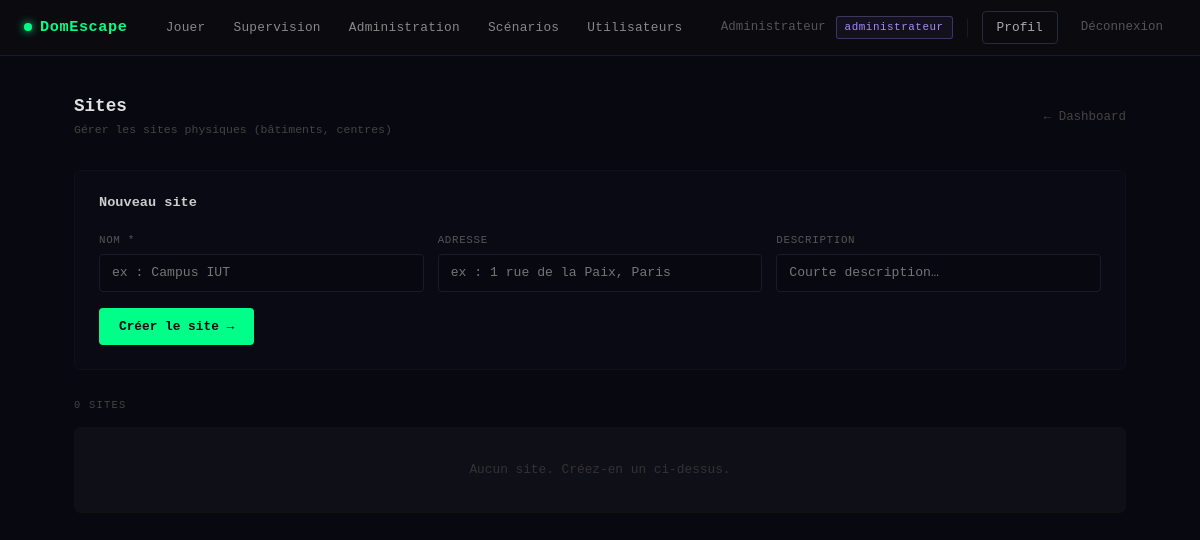
Page /admin/sites.php (signed in) on the earlier database version.
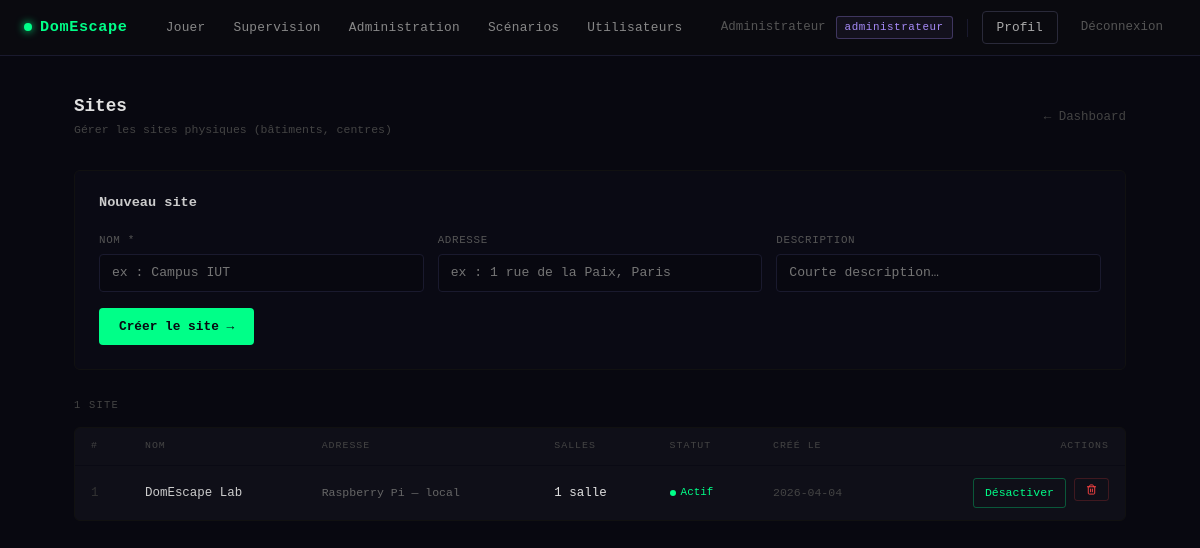
Same page on the later database version.
### tables this page shows
CREATE TABLE site (
    id_site     INT AUTO_INCREMENT PRIMARY KEY,
    nom_site    VARCHAR(100) NOT NULL,
    description TEXT,
    adresse     VARCHAR(255),
    actif       BOOLEAN      DEFAULT TRUE,
    cree_le     DATETIME     DEFAULT CURRENT_TIMESTAMP
);

### admin/sites.php (the view, shortened to what this page needs)
<?php
$pdo     = getDB();
$sites = $pdo->query("
    SELECT s.*, COUNT(sa.id_salle) AS nb_salles
    FROM site s
    LEFT JOIN salle sa ON sa.id_site = s.id_site
    GROUP BY s.id_site
    ORDER BY s.cree_le DESC
")->fetchAll();
?>
<!DOCTYPE html>
<html lang="fr">
<head>
    <link href="/domescape/assets/vendor/bootstrap.min.css" rel="stylesheet">
</head>
<body>
<?php require_once __DIR__ . '/../partials/nav.php'; ?>
<div class="admin-wrap">
    <div class="admin-header">
        <div>
            <h1>Sites</h1>
            <p>Gérer les sites physiques (bâtiments, centres)</p>
        </div>
        <a href="/domescape/admin/dashboard.php" style="font-size:.78rem; color:#444; text-decoration:none;">← Dashboard</a>
    </div>
    <div class="create-panel">
        <h2>Nouveau site</h2>
        <form method="POST">
            <div class="form-row">
                <div class="form-group">
                    <label>Nom *</label>
                    <input type="text" name="nom_site" placeholder="ex : Campus IUT" maxlength="100" required>
                </div>
                <div class="form-group">
                    <label>Adresse</label>
                    <input type="text" name="adresse" placeholder="ex : 1 rue de la Paix, Paris" maxlength="255">
                </div>
                <div class="form-group">
                    <label>Description</label>
                    <input type="text" name="description" placeholder="Courte description…" maxlength="500">
                </div>
            </div>
            <button type="submit" class="btn-create">Créer le site →</button>
        </form>
    </div>
    <div class="section-label"><?= count($sites) ?> site<?= count($sites) != 1 ? 's' : '' ?></div>
    <div class="panel">
        <?php if (empty($sites)): ?>
            <div style="padding:32px; text-align:center; color:#333; font-size:.8rem;">Aucun site. Créez-en un ci-dessus.</div>
        <?php else: ?>
        <div style="overflow-x:auto;">
        <table>
            <thead>
                <tr>
                    <th>#</th>
                    <th>Nom</th>
                    <th>Adresse</th>
                    <th>Salles</th>
                    <th>Statut</th>
                    <th>Créé le</th>
                    <th style="text-align:right;">Actions</th>
                </tr>
            </thead>
            <tbody>
            <?php foreach ($sites as $s): ?>
                <tr>
                    <td style="color:#333;"><?= (int)$s['id_site'] ?></td>
                    <td style="color:#ccc; font-weight:500;"><?= htmlspecialchars($s['nom_site'], ENT_QUOTES, 'UTF-8') ?></td>
                    <td style="color:#666; font-size:.72rem;"><?= $s['adresse'] ? htmlspecialchars($s['adresse'], ENT_QUOTES, 'UTF-8') : '<span style="color:#333;">—</span>' ?></td>
                    <td style="color:<?= $s['nb_salles'] > 0 ? '#e0e0e0' : '#444' ?>;">
                        <a href="/domescape/admin/salles.php?id_site=<?= (int)$s['id_site'] ?>" style="color:inherit; text-decoration:none;">
                            <?= (int)$s['nb_salles'] ?> salle<?= $s['nb_salles'] != 1 ? 's' : '' ?>
                        </a>
                    </td>
                    <td>
                        <?php if ($s['actif']): ?>
                            <span class="active-badge"><span class="dot" style="background:#00ff88;"></span><span style="color:#00ff88;">Actif</span></span>
                        <?php else: ?>
                            <span class="active-badge"><span class="dot" style="background:#555;"></span><span style="color:#555;">Inactif</span></span>
                        <?php endif; ?>
                    </td>
                    <td style="color:#444; font-size:.72rem;"><?= htmlspecialchars(substr($s['cree_le'], 0, 10), ENT_QUOTES, 'UTF-8') ?></td>
                    <td>
                        <div style="display:flex; gap:8px; justify-content:flex-end;">
                            <form method="POST" style="display:inline;">
                                <button type="submit" class="btn-action <?= $s['actif'] ? 'btn-toggle-on' : 'btn-toggle-off' ?>">
                                    <?= $s['actif'] ? 'Désactiver' : 'Activer' ?>
                                </button>
                            </form>
                            <form method="POST" style="display:inline;" onsubmit="return confirm('Supprimer ce site ?');">
                                <button type="submit" class="btn-action btn-delete">
                                    <i data-lucide="trash-2" style="width:11px;height:11px;"></i>
                                </button>
                            </form>
                        </div>
                    </td>
                </tr>
            <?php endforeach; ?>
            </tbody>
        </table>
        </div>
        <?php endif; ?>
    </div>
</div>
</body>
</html>

Differences in the rows shown:
added site: id_site "1", nom_site "DomEscape Lab", adresse "Raspberry Pi — local", nb_salles "1", actif 1 (drawn), cree_le "2026-04-04"
Other differences:
count($sites): "0" → "1"
text no longer shown: "S Aucun site. Créez-en un ci-dessus."
text now shown: "# NOM ADRESSE SALLES STATUT CRÉÉ LE ACTIONS"
